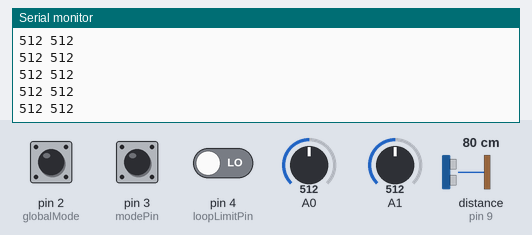
Bench run of a sketch on a simulated Arduino Uno, built with avr-gcc and run on an emulated ATmega328P. Parts: the last lines printed to the serial monitor. Inputs (shaded band) come from the test bench; at power-on: pin 2 (globalMode) LOW, A0 = 512, A1 = 512, pin 3 (modePin) LOW, pin 4 (loopLimitPin) LOW, distance to the obstacle (sensor on pin 9) 80 cm. The echo pulse lasts 58.3 µs per cm.

Above: at 1.2 s.
1.3 s: pin 2 (globalMode) pulled HIGH for 1 s
At 2.24 s:
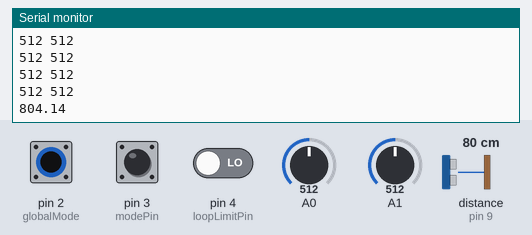
3.8 s: A0 set to 716
At 4.03 s:
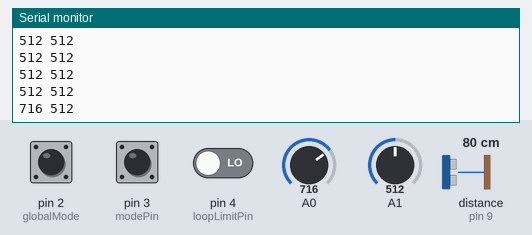
5.3 s: A1 set to 716
At 5.53 s:
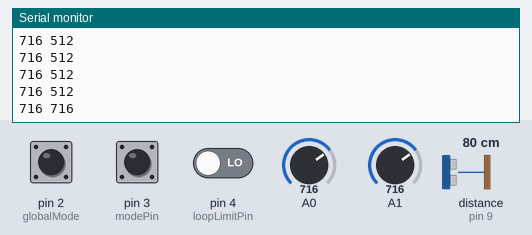
6.8 s: A0 set to 900
At 7.04 s:
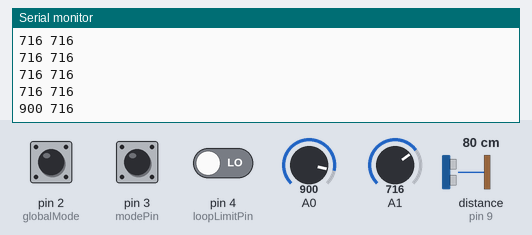
8.3 s: A1 set to 900
At 8.54 s:
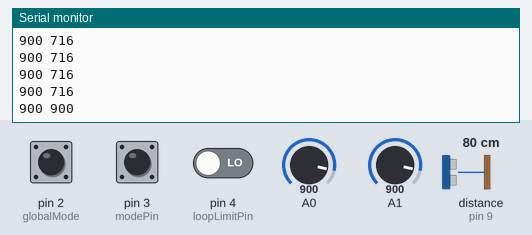
Timing chart, 0 to 10.8 s (numbered marks = the images above; inputs shaded):
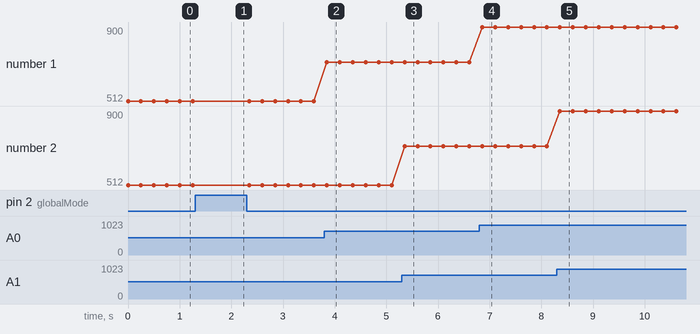

Measured:
- after the input at 1.3 s, the serial monitor: prints a new line after 0.73 s (image 1)
- after the input at 3.8 s, the serial monitor: prints a new line after 0.05 s (image 2)
- after the input at 5.3 s, the serial monitor: prints a new line after 0.05 s (image 3)
- after the input at 6.8 s, the serial monitor: prints a new line after 0.06 s (image 4)
- after the input at 8.3 s, the serial monitor: prints a new line after 0.06 s (image 5)
- plotted number 1: 512 → 716 after the input at 3.8 s, 716 → 900 after the input at 6.8 s

The sketch:

sonar.ino
```cpp
int echoPin = 9;
int trigPin = 8;
int modePin = 3;
int loopLimitPin = 4;
int globalMode = 2;

unsigned char loopCounter = 0;
double avgCm = 0.0;

int loopLimit = 5;

void setup() {
  Serial.begin (9600);
  pinMode(trigPin, OUTPUT);
  pinMode(echoPin, INPUT);
  pinMode(modePin, INPUT);
  pinMode(loopLimitPin, INPUT);
  pinMode(globalMode, INPUT);
}

void loop()
{
  if (digitalRead(globalMode) == 1)
  {
  int duration;
  double cm;
  digitalWrite(trigPin, LOW);
  delayMicroseconds(2);
  digitalWrite(trigPin, HIGH);
  delayMicroseconds(10);
  digitalWrite(trigPin, LOW);
  duration = pulseIn(echoPin, HIGH);
  cm = duration / 5.8;
  //Serial.println(cm);
  //Serial.println(" cm");

  if (digitalRead(modePin) == 1)
    delay(500);
  else
    delay(100);

  if (digitalRead(loopLimitPin) == 1)
    loopLimit = 9;
  else
    loopLimit = 4;


  if (loopCounter == loopLimit)
  {
     Serial.println(avgCm / loopLimit); //Serial.print(" "); Serial.println(micros());
     avgCm = 0;
     loopCounter = 0;
  }
  else
  {
    avgCm += cm;
    loopCounter++;
  }
  }
 else
 {
  Serial.print(analogRead(A0)); Serial.print(" "); Serial.println(analogRead(A1));
  delay(250);
 }
}
```
